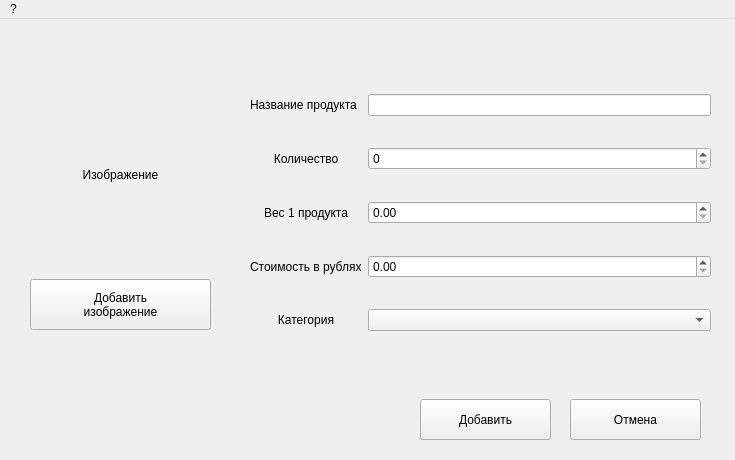
<?xml version="1.0" encoding="UTF-8"?>
<ui version="4.0">
 <class>AddElement</class>
 <widget class="QMainWindow" name="AddElement">
  <property name="geometry">
   <rect>
    <x>0</x>
    <y>0</y>
    <width>735</width>
    <height>460</height>
   </rect>
  </property>
  <property name="minimumSize">
   <size>
    <width>735</width>
    <height>460</height>
   </size>
  </property>
  <property name="maximumSize">
   <size>
    <width>735</width>
    <height>460</height>
   </size>
  </property>
  <property name="windowTitle">
   <string>Добавление элемента</string>
  </property>
  <widget class="QWidget" name="centralwidget">
   <widget class="QLabel" name="ImageLable">
    <property name="geometry">
     <rect>
      <x>30</x>
      <y>70</y>
      <width>181</width>
      <height>171</height>
     </rect>
    </property>
    <property name="text">
     <string>Изображение</string>
    </property>
    <property name="scaledContents">
     <bool>true</bool>
    </property>
    <property name="alignment">
     <set>Qt::AlignCenter</set>
    </property>
   </widget>
   <widget class="QPushButton" name="AddImageButton">
    <property name="geometry">
     <rect>
      <x>30</x>
      <y>260</y>
      <width>181</width>
      <height>51</height>
     </rect>
    </property>
    <property name="text">
     <string>Добавить
изображение</string>
    </property>
   </widget>
   <widget class="QPushButton" name="AddButton">
    <property name="geometry">
     <rect>
      <x>420</x>
      <y>380</y>
      <width>131</width>
      <height>41</height>
     </rect>
    </property>
    <property name="text">
     <string>Добавить</string>
    </property>
   </widget>
   <widget class="QPushButton" name="CancelButton">
    <property name="geometry">
     <rect>
      <x>570</x>
      <y>380</y>
      <width>131</width>
      <height>41</height>
     </rect>
    </property>
    <property name="text">
     <string>Отмена</string>
    </property>
   </widget>
   <widget class="QWidget" name="layoutWidget">
    <property name="geometry">
     <rect>
      <x>250</x>
      <y>50</y>
      <width>461</width>
      <height>291</height>
     </rect>
    </property>
    <layout class="QGridLayout" name="gridLayout">
     <item row="0" column="0">
      <widget class="QLabel" name="label_2">
       <property name="text">
        <string>Название продукта</string>
       </property>
      </widget>
     </item>
     <item row="0" column="1">
      <widget class="QLineEdit" name="NameLineEdit"/>
     </item>
     <item row="1" column="0">
      <widget class="QLabel" name="label_3">
       <property name="text">
        <string>Количество</string>
       </property>
       <property name="alignment">
        <set>Qt::AlignCenter</set>
       </property>
      </widget>
     </item>
     <item row="1" column="1">
      <widget class="QSpinBox" name="NumberSpinBox">
       <property name="maximum">
        <number>999999</number>
       </property>
      </widget>
     </item>
     <item row="2" column="0">
      <widget class="QLabel" name="label_4">
       <property name="text">
        <string>Вес 1 продукта</string>
       </property>
       <property name="alignment">
        <set>Qt::AlignCenter</set>
       </property>
      </widget>
     </item>
     <item row="2" column="1">
      <widget class="QDoubleSpinBox" name="WeightSpinBox">
       <property name="maximum">
        <double>1000000.000000000000000</double>
       </property>
      </widget>
     </item>
     <item row="3" column="0">
      <widget class="QLabel" name="label_5">
       <property name="text">
        <string>Стоимость в рублях</string>
       </property>
      </widget>
     </item>
     <item row="3" column="1">
      <widget class="QDoubleSpinBox" name="CostSpinBox">
       <property name="prefix">
        <string/>
       </property>
       <property name="maximum">
        <double>100000.000000000000000</double>
       </property>
      </widget>
     </item>
     <item row="4" column="0">
      <widget class="QLabel" name="label_6">
       <property name="text">
        <string>Категория</string>
       </property>
       <property name="alignment">
        <set>Qt::AlignCenter</set>
       </property>
      </widget>
     </item>
     <item row="4" column="1">
      <widget class="QComboBox" name="CategoryList"/>
     </item>
    </layout>
   </widget>
  </widget>
  <widget class="QMenuBar" name="menubar">
   <property name="geometry">
    <rect>
     <x>0</x>
     <y>0</y>
     <width>735</width>
     <height>22</height>
    </rect>
   </property>
   <widget class="QMenu" name="HelpMenu">
    <property name="title">
     <string>?</string>
    </property>
   </widget>
   <addaction name="HelpMenu"/>
  </widget>
 </widget>
 <resources/>
 <connections/>
</ui>
